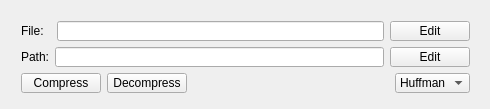
<?xml version="1.0" encoding="UTF-8"?>
<ui version="4.0">
 <class>QtArchiverClass</class>
 <widget class="QWidget" name="QtArchiverClass">
  <property name="geometry">
   <rect>
    <x>0</x>
    <y>0</y>
    <width>490</width>
    <height>109</height>
   </rect>
  </property>
  <property name="windowTitle">
   <string>Archiver</string>
  </property>
  <widget class="QWidget" name="layoutWidget">
   <property name="geometry">
    <rect>
     <x>10</x>
     <y>10</y>
     <width>471</width>
     <height>94</height>
    </rect>
   </property>
   <layout class="QGridLayout" name="gridLayout">
    <item row="1" column="0">
     <layout class="QHBoxLayout" name="horizontalLayout_3">
      <item>
       <widget class="QLabel" name="pathLabel">
        <property name="text">
         <string>Path:</string>
        </property>
       </widget>
      </item>
      <item>
       <widget class="QLineEdit" name="pathLine"/>
      </item>
      <item>
       <widget class="QPushButton" name="editPathButton">
        <property name="text">
         <string>Edit</string>
        </property>
       </widget>
      </item>
     </layout>
    </item>
    <item row="0" column="0">
     <layout class="QVBoxLayout" name="verticalLayout">
      <item>
       <layout class="QHBoxLayout" name="horizontalLayout">
        <item>
         <widget class="QLabel" name="fileLabel">
          <property name="text">
           <string>File:  </string>
          </property>
         </widget>
        </item>
        <item>
         <widget class="QLineEdit" name="fileLine"/>
        </item>
        <item>
         <widget class="QPushButton" name="editFileButton">
          <property name="text">
           <string>Edit</string>
          </property>
         </widget>
        </item>
       </layout>
      </item>
     </layout>
    </item>
    <item row="2" column="0">
     <layout class="QHBoxLayout" name="horizontalLayout_4">
      <item>
       <widget class="QPushButton" name="compressButton">
        <property name="text">
         <string>Compress</string>
        </property>
       </widget>
      </item>
      <item>
       <widget class="QPushButton" name="decompressButton">
        <property name="text">
         <string>Decompress</string>
        </property>
       </widget>
      </item>
      <item>
       <spacer name="horizontalSpacer_2">
        <property name="orientation">
         <enum>Qt::Horizontal</enum>
        </property>
        <property name="sizeHint" stdset="0">
         <size>
          <width>40</width>
          <height>20</height>
         </size>
        </property>
       </spacer>
      </item>
      <item>
       <widget class="QComboBox" name="compressionAlgorithms">
        <item>
         <property name="text">
          <string>Huffman</string>
         </property>
        </item>
        <item>
         <property name="text">
          <string>None</string>
         </property>
        </item>
       </widget>
      </item>
     </layout>
    </item>
   </layout>
  </widget>
 </widget>
 <layoutdefault spacing="6" margin="11"/>
 <resources>
  <include location="QtArchiver.qrc"/>
 </resources>
 <connections/>
</ui>
